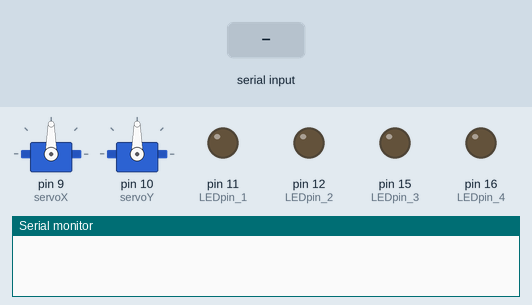
Simulated run of this sketch. Board: Arduino Uno, built with avr-gcc and run on an emulated ATmega328P. Shown: 2 × servo, output pins drawn as LEDs (lit = HIGH), the last lines printed to the serial monitor. Inputs (shaded band) come from the test bench.

Above: at 1.2 s.
1.3 s: "U" received over Serial
At 1.9 s:
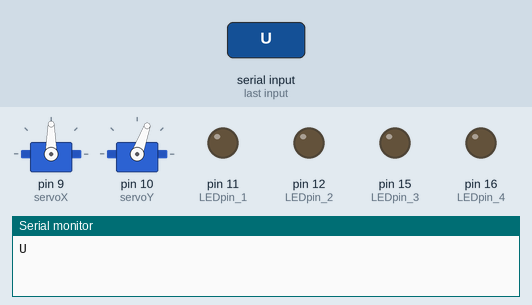
2.8 s: "L" received over Serial
At 4.0 s:
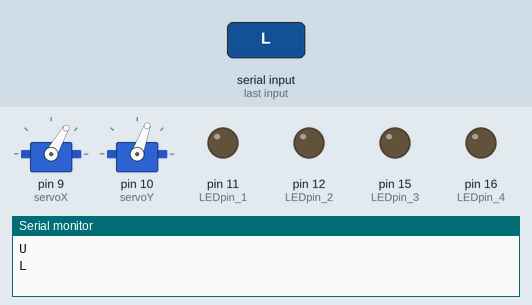
4.3 s: "D" received over Serial
At 5.4 s:
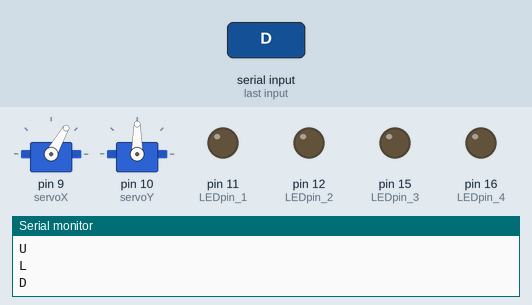
5.8 s: "a" received over Serial
At 6.5 s:
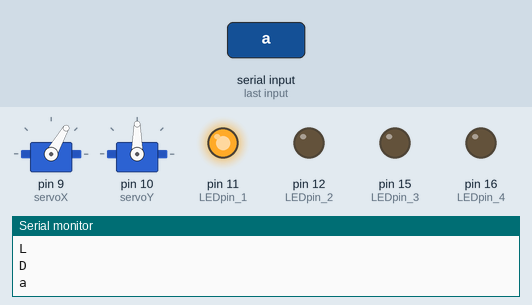
7.3 s: "F" received over Serial
At 7.6 s:
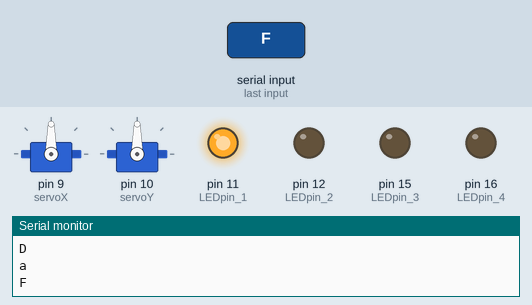
8.8 s: "R" received over Serial
At 10.0 s:
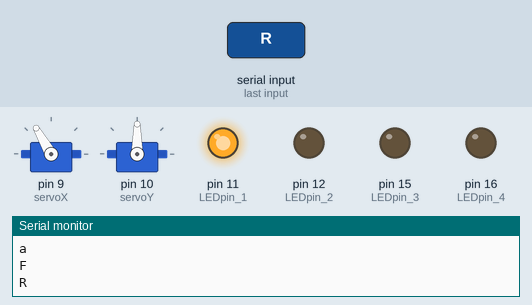
Timing chart, 0 to 11.3 s (numbered marks = the images above; inputs shaded):
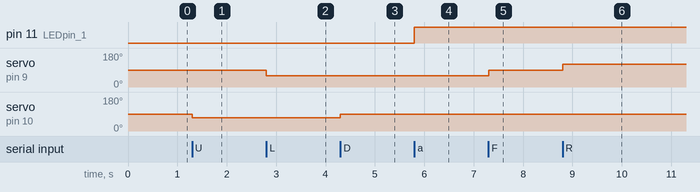

The sketch:

ServoController.ino
```cpp
#include <Servo.h>

Servo servoX; // X축 서보 모터
Servo servoY; // Y축 서보 모터

int LEDpin_1 = 11, LEDpin_2 = 12, LEDpin_3 = 15, LEDpin_4 = 16;

void setup() {
  servoX.attach(9); //X축 서보 모터 핀 연결
  servoY.attach(10); //y축 서보 모터 핀 연결

  servoX.write(90);//서보 초기 위치 설정
  servoY.write(90);

  pinMode(LEDpin_1, OUTPUT);
  pinMode(LEDpin_2, OUTPUT);
  pinMode(LEDpin_3, OUTPUT);
  pinMode(LEDpin_4, OUTPUT);

  Serial.begin(9600);//시리얼 통신 시작

}

void loop() {
  if (Serial.available() > 0) {

    char command = Serial.read();

    Serial.println(command);

    switch(command) {

      case 'F':
        servoX.write(90);//서보 초기 위치 설정
        servoY.write(90);
        break;

      case 'U':
        servoY.write(max(30,servoY.read() - 20)); // 위로 이동
        break;
      case 'D':
        servoY.write(min(150,servoY.read() + 20)); // 아래로 이동
        break;
      case 'L':
        servoX.write(max(30,servoX.read() - 30)); // 왼쪽으로 이동
        break;
      case 'R':
        servoX.write(min(150,servoX.read() + 30)); // 오른쪽으로 이동
        break;

      case 'a': // LED1을 킴
        digitalWrite(LEDpin_1, HIGH);
        break;
      case 'c': // LED2을 킴
        digitalWrite(LEDpin_2, HIGH);
        break;
      case 'e': // LED3을 킴
        digitalWrite(LEDpin_3, HIGH);
        break;
      case 'g': // LED4를 킴
        digitalWrite(LEDpin_4, HIGH);
        break;
      case 'b': // LED1를 끔
        digitalWrite(LEDpin_1, LOW);
        break;
      case 'd': // LED2를 끔
        digitalWrite(LEDpin_2, LOW);
        break;
      case 'f': // LED3를 끔
        digitalWrite(LEDpin_3, LOW);
        break;
      case 'h': // LED4를 끔
        digitalWrite(LEDpin_4, LOW);
        break;

    }
  }
}
```

Measured:
- after the input at 1.3 s, servo on pin 10 (servoY): 90° → 70° at once
- after the input at 2.8 s, servo on pin 9 (servoX): 90° → 60° at once
- after the input at 4.3 s, servo on pin 10 (servoY): 70° → 90° at once
- after the input at 5.8 s, pin 11 (LEDpin_1): LOW → HIGH at once
- after the input at 7.3 s, servo on pin 9 (servoX): 60° → 90° at once
- after the input at 8.8 s, servo on pin 9 (servoX): 90° → 120° at once
